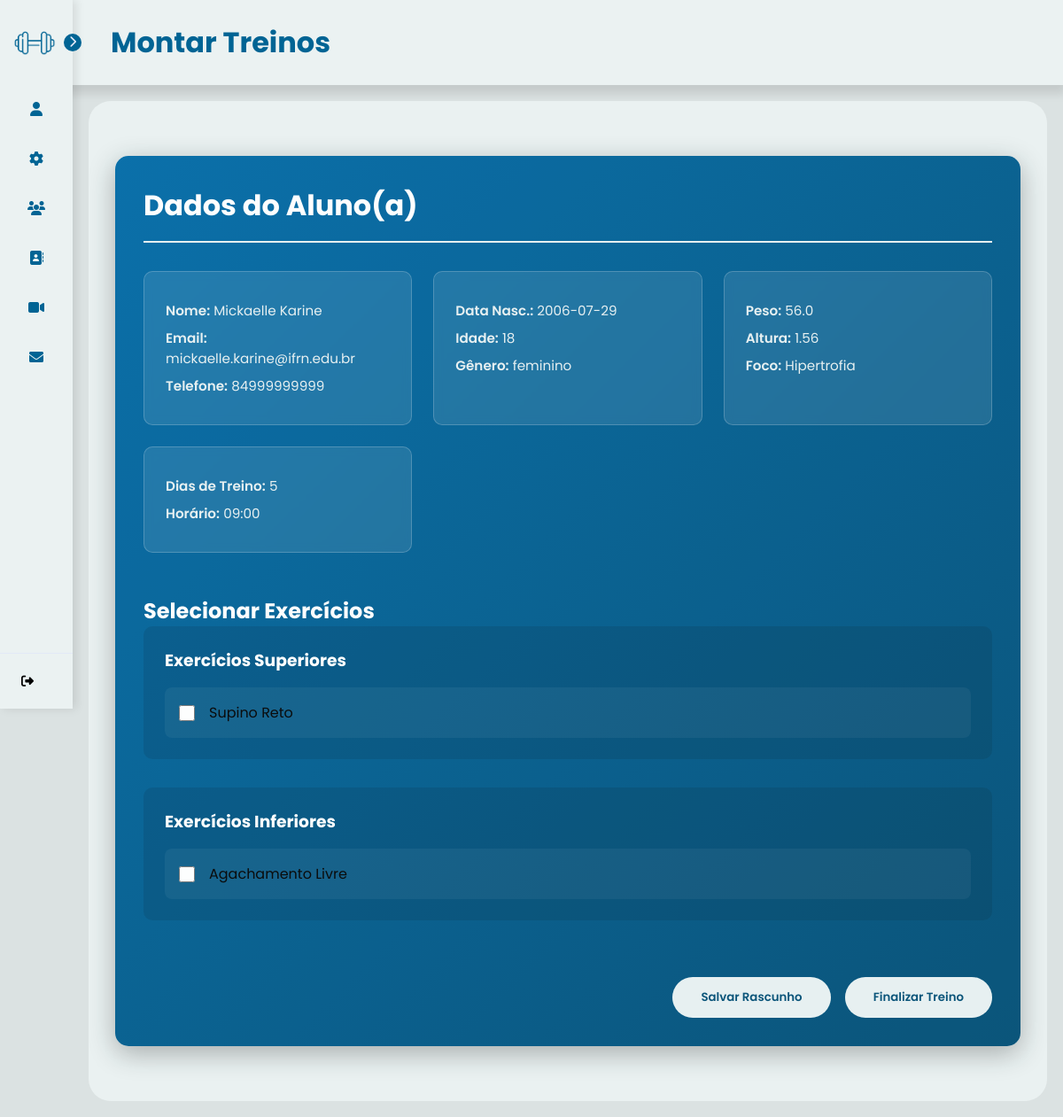
The page /montar_treino/2 (signed in) on the database as committed earlier.
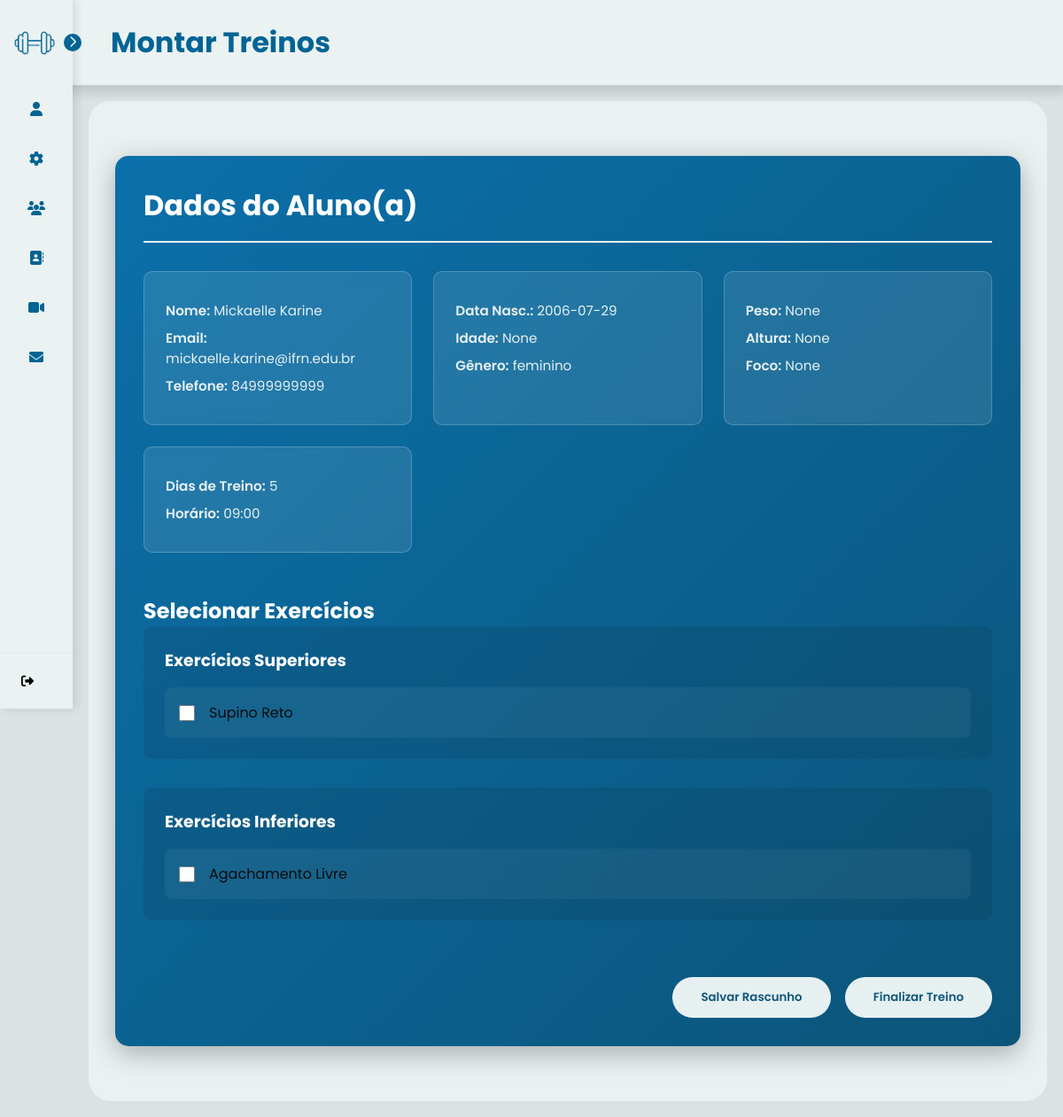
The same page on the database as committed later.
### tables this page shows
CREATE TABLE users (
    use_id INTEGER PRIMARY KEY AUTOINCREMENT,
    use_nome TEXT NOT NULL,
    use_senha TEXT NOT NULL,
    use_email TEXT NOT NULL,
    use_telefone TEXT NOT NULL,
    use_data_nascimento DATE NOT NULL,
    use_genero TEXT NOT NULL,
    use_tipo_usuario TEXT NOT NULL,
    use_dias_treino INT,
    use_horario_treino TIME,
    use_dias_trabalho INT ,
    use_horario_trabalho TIME,
    use_idade INT,
    use_peso FLOAT,
    use_altura FLOAT,
    use_imagem BLOB,
    use_foco_treino VARCHAR(90), /*foco do treino que o aluno quer desenvolver*/
    use_tipo_treino VARCHAR(90), /*tipo do treino que o personal gosta de ensinar*/
    use_contador INTEGER DEFAULT 0
);

### controllers/ProfileController.py (the view)
@profile_bp.route('/montar_treino/<int:aluno_id>', methods=['GET', 'POST'])
@login_required
def montar_treino(aluno_id):
    conn = obter_conexao()
    existe_vinculo = conn.execute('''
        SELECT * FROM aluno_personal
        WHERE personal_id = ? AND aluno_id = ?
    ''', (current_user.id, aluno_id)).fetchone()
    conn.close()
    if not existe_vinculo:
        flash('Acesso não autorizado', 'error')
        return redirect(url_for('profile.seus_alunos'))
    aluno = User.get(aluno_id)
    if not aluno:
        flash('Aluno não encontrado', 'error')
        return redirect(url_for('profile.seus_alunos'))
    return render_template('montar_treino.html', aluno=aluno)

### app.py (called while the page is built)
@login_manager.user_loader
def load_user(user_id):
    return User.get(user_id)

### models/__init__.py (called while the page is built)
def obter_conexao():
    conn = sqlite3.connect('database.db')
    conn.row_factory = sqlite3.Row
    return conn

### templates/montar_treino.html (shortened to what this page needs)
{% extends "base_personal.html" %}
{% block titlePage %} Montar Treinos {% endblock %}
{% block content %}
<div class="montar-treino-section">
    <div class="student-header">
        <h2 style="color: #ffffff;">
            Dados do Aluno(a)
        </h2>
    </div>
    <div class="student-info-grid">
        <div class="info-card">
            <p><strong>Nome:</strong> {{ aluno.nome }}</p>
            <p><strong>Email:</strong> {{ aluno.email }}</p>
            <p><strong>Telefone:</strong> {{ aluno.telefone }}</p>
        </div>
        <div class="info-card">
            <p><strong>Data Nasc.:</strong> {{ aluno.data_nascimento }}</p>
            <p><strong>Idade:</strong> {{ aluno.idade }}</p>
            <p><strong>Gênero:</strong> {{ aluno.genero }}</p>
        </div>
        <div class="info-card">
            <p><strong>Peso:</strong> {{ aluno.peso }}</p>
            <p><strong>Altura:</strong> {{ aluno.altura }}</p>
            <p><strong>Foco:</strong> {{ aluno.foco_treino }}</p>
        </div>
        <div class="info-card">
            <p><strong>Dias de Treino:</strong> {{ aluno.dias_treino }}</p>
            <p><strong>Horário:</strong> {{ aluno.horario_treino }}</p>
        </div>
    </div>
    <div class="exercises-section">
        <h2 style="color: #ffffff;">Selecionar Exercícios</h2>
        <form class="exercise-form">
            <div class="exercise-category">
                <h3 style="color: #ffffff;">Exercícios Superiores</h3>
                <div class="exercise-grid">
                    <div class="exercise-item">
                        <input type="checkbox" id="ex1">
                        <label for="ex1">Supino Reto</label>
                    </div>
                </div>
            </div>
            <div class="exercise-category">
                <h3 style="color: #ffffff;">Exercícios Inferiores</h3>
                <div class="exercise-grid">
                    <div class="exercise-item">
                        <input type="checkbox" id="ex4">
                        <label for="ex4">Agachamento Livre</label>
                    </div>
                </div>
            </div>
            <div class="form-actions">
                <button type="button" class="btn-save">Salvar Rascunho</button>
                <button type="submit" class="btn-save">Finalizar Treino</button>
            </div>
        </form>
    </div>
</div>
{% endblock %}

Rows that differ between the two databases and show on the page:
changed users "Mickaelle Karine": peso "56.0" → (not shown); altura "1.56" → (not shown); foco_treino "Hipertrofia" → (not shown)
Other text that changed with them:
{{ aluno.idade }}: "18" → "None"
{{ aluno.peso }}: (not shown) → "None"
{{ aluno.altura }}: (not shown) → "None"
{{ aluno.foco_treino }}: (not shown) → "None"
